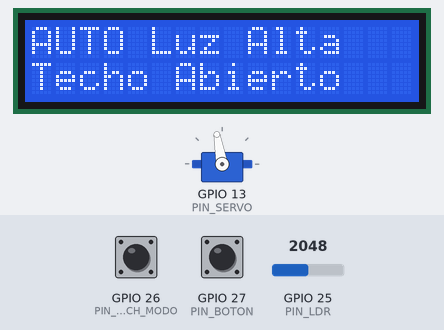
Bench run of a sketch on a simulated ESP32. Shown: 16×2 character LCD, servo. Inputs (shaded band) come from the test bench; at power-on: GPIO 25 (PIN_LDR) = 2048, GPIO 26 (PIN_SWITCH_MODO) HIGH, GPIO 27 (PIN_BOTON) HIGH (analog values on the 0–4095 scale). What the sketch prints to the serial monitor is not drawn.

Above: at 2.7 s.
2.8 s: GPIO 25 (PIN_LDR) set to 2165
5.5 s: GPIO 25 (PIN_LDR) set to 2230
At 6.9 s:
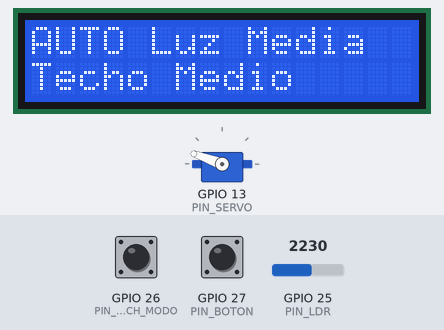
9.5 s: GPIO 26 (PIN_SWITCH_MODO) pulled LOW for 1 s
At 10.5 s:
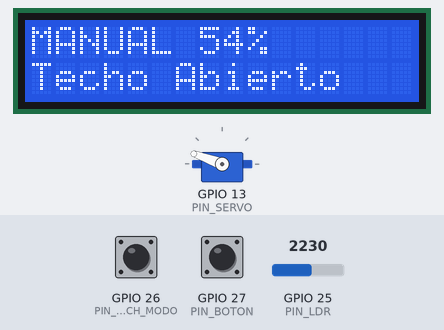
12.1 s: GPIO 25 (PIN_LDR) set to 3632
15.3 s: GPIO 25 (PIN_LDR) set to 3759
At 17.0 s:
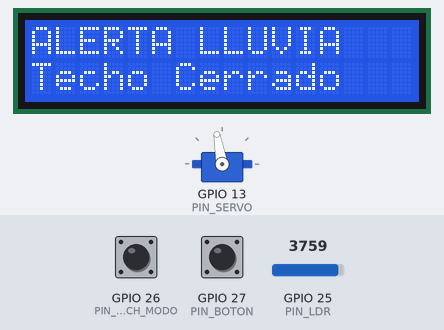
19.5 s: GPIO 26 (PIN_SWITCH_MODO) pulled LOW for 0.15 s
At 20.0 s:
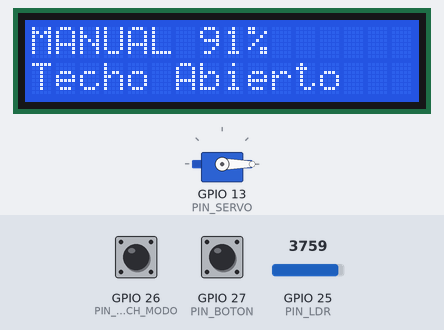
Timing chart, 0 to 22.5 s (numbered marks = the images above; inputs shaded):
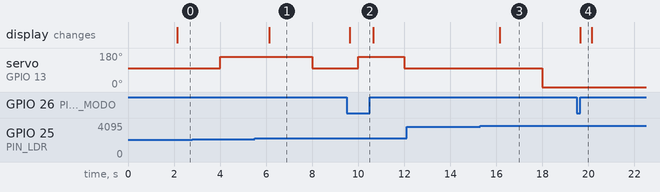

The sketch:

Invernadero_iot.ino
```cpp
#include <Wire.h>
#include <LiquidCrystal_I2C.h>
#include <ESP32Servo.h>

// =========================
// Pines
// =========================
#define PIN_LDR 25
#define PIN_SERVO 13
#define PIN_BOTON 27
#define PIN_SWITCH_MODO 26

// =========================
// LCD
// =========================
LiquidCrystal_I2C lcd(0x27, 16, 2);

// =========================
// Servo
// =========================
Servo servoTecho;

// =========================
// Estados
// =========================
enum EstadoLuz {
  LUZ_ALTA,
  LUZ_MEDIA,
  LUZ_BAJA_ALERTA
};

EstadoLuz estadoLuz = LUZ_MEDIA;

// =========================
// Posiciones servo
// =========================
const int TECHO_ABIERTO = 160;
const int TECHO_MEDIO = 100;
const int TECHO_CERRADO = 0;

// =========================
// Umbrales LDR
// =========================
const int UMBRAL_LUZ_ALTA = 2200;
const int UMBRAL_LUZ_MEDIA = 3700;
const int CAIDA_RAPIDA = 380;

// =========================
// Variables
// =========================
int lecturaLDR = 0;
int lecturaAnterior = 0;

bool techoManualAbierto = true;
bool ultimoEstadoBoton = HIGH;

// =========================
// Temporizadores
// =========================
unsigned long tiempoLectura = 0;
unsigned long tiempoLCD = 0;
unsigned long tiempoBoton = 0;
unsigned long tiempoInicio = 0;

// =========================
// Intervalos
// =========================
const unsigned long intervaloLectura = 2000;
const unsigned long intervaloLCD = 500;
const unsigned long debounceBoton = 200;
const unsigned long tiempoSplash = 2000;

// =========================
// Control splash
// =========================
bool splashMostrado = true;

// =========================
// SETUP
// =========================
void setup() {

  Serial.begin(115200);

  analogReadResolution(12);


  pinMode(PIN_BOTON, INPUT_PULLUP);
  pinMode(PIN_SWITCH_MODO, INPUT_PULLUP);

  // I2C ESP32
  Wire.begin(21, 22);

  // LCD
  lcd.init();
  lcd.backlight();

  // Servo
  servoTecho.setPeriodHertz(50);
  servoTecho.attach(PIN_SERVO, 500, 2400);

  servoTecho.write(TECHO_MEDIO);

  // Lectura inicial
  lecturaAnterior = analogRead(PIN_LDR);

  // Pantalla inicio
  lcd.setCursor(0,0);
  lcd.print("Invernadero");

  lcd.setCursor(0,1);
  lcd.print("Inicializando");

  tiempoInicio = millis();
}

// =========================
// LOOP
// =========================
void loop() {

  unsigned long tiempoActual = millis();

  // =========================
  // Pantalla splash
  // =========================
  if (splashMostrado &&
      (tiempoActual - tiempoInicio >= tiempoSplash)) {

    lcd.clear();
    splashMostrado = false;
  }

  // =========================
  // Leer switch modo
  // =========================
  bool modoManual =
      digitalRead(PIN_SWITCH_MODO) == LOW;

  // =========================
  // Lectura sensor
  // =========================
  if (tiempoActual - tiempoLectura >= intervaloLectura) {

    tiempoLectura = tiempoActual;

    lecturaLDR = analogRead(PIN_LDR);

    Serial.print("LDR: ");
    Serial.println(lecturaLDR);

    if (modoManual) {

      controlarModoManual(tiempoActual);
    }
    else {

      maquinaEstadosAutomatica();
    }

    lecturaAnterior = lecturaLDR;
  }

  // =========================
  // Actualizar LCD
  // =========================
  if (!splashMostrado &&
      (tiempoActual - tiempoLCD >= intervaloLCD)) {

    tiempoLCD = tiempoActual;

    actualizarLCD(modoManual);
  }
}

// =========================
// CONTROL MANUAL
// =========================
void controlarModoManual(unsigned long tiempoActual) {

  bool estadoBoton = digitalRead(PIN_BOTON);

  // Detectar pulsación
  if (estadoBoton == LOW &&
      ultimoEstadoBoton == HIGH) {

    if (tiempoActual - tiempoBoton >= debounceBoton) {

      tiempoBoton = tiempoActual;

      techoManualAbierto =
          !techoManualAbierto;
    }
  }

  ultimoEstadoBoton = estadoBoton;

  // Movimiento servo
  if (techoManualAbierto) {

    servoTecho.write(TECHO_ABIERTO);
  }
  else {

    servoTecho.write(TECHO_CERRADO);
  }
}

// =========================
// MAQUINA DE ESTADOS
// =========================
void maquinaEstadosAutomatica() {

  switch (estadoLuz) {

    // =====================
    // DIA
    // =====================
    case LUZ_ALTA:

      servoTecho.write(TECHO_ABIERTO);

      // Luz media
      if (lecturaLDR >= UMBRAL_LUZ_ALTA &&
          lecturaLDR < UMBRAL_LUZ_MEDIA) {

        estadoLuz = LUZ_MEDIA;
      }

      // Noche
      else if (lecturaLDR >= UMBRAL_LUZ_MEDIA) {

        estadoLuz = LUZ_BAJA_ALERTA;
      }

    break;

    // =====================
    // TARDE
    // =====================
    case LUZ_MEDIA:

      servoTecho.write(TECHO_MEDIO);

      // Día
      if (lecturaLDR < UMBRAL_LUZ_ALTA) {

        estadoLuz = LUZ_ALTA;
      }

      // Noche
      else if (lecturaLDR >= UMBRAL_LUZ_MEDIA) {

        estadoLuz = LUZ_BAJA_ALERTA;
      }

    break;

    // =====================
    // NOCHE
    // =====================
    case LUZ_BAJA_ALERTA:

      servoTecho.write(TECHO_CERRADO);

      // Día
      if (lecturaLDR < UMBRAL_LUZ_ALTA) {

        estadoLuz = LUZ_ALTA;
      }

      // Tarde
      else if (lecturaLDR < UMBRAL_LUZ_MEDIA) {

        estadoLuz = LUZ_MEDIA;
      }

    break;
  }
}
// =========================
// LCD
// =========================
void actualizarLCD(bool modoManual) {

  int porcentajeLuz =
      map(lecturaLDR, 0, 4095, 0, 100);

  // NO usar lcd.clear()
  // para evitar parpadeos

  lcd.setCursor(0,0);
  lcd.print("                ");

  lcd.setCursor(0,1);
  lcd.print("                ");

  // =====================
  // MODO MANUAL
  // =====================
  if (modoManual) {

    lcd.setCursor(0,0);
    lcd.print("MANUAL ");
    lcd.print(porcentajeLuz);
    lcd.print("%");

    lcd.setCursor(0,1);

    if (techoManualAbierto) {

      lcd.print("Techo Abierto");
    }
    else {

      lcd.print("Techo Cerrado");
    }

    return;
  }

  // =====================
  // MODO AUTOMATICO
  // =====================
  switch (estadoLuz) {

    case LUZ_ALTA:

      lcd.setCursor(0,0);
      lcd.print("AUTO Luz Alta");

      lcd.setCursor(0,1);
      lcd.print("Techo Abierto");

    break;

    case LUZ_MEDIA:

      lcd.setCursor(0,0);
      lcd.print("AUTO Luz Media");

      lcd.setCursor(0,1);
      lcd.print("Techo Medio");

    break;

    case LUZ_BAJA_ALERTA:

      lcd.setCursor(0,0);
      lcd.print("ALERTA LLUVIA");

      lcd.setCursor(0,1);
      lcd.print("Techo Cerrado");

    break;
  }
}
```

Measured:
- the behaviour switches between 2199 and 2200 on GPIO 25 (PIN_LDR) (found by bisection; images 0 and 1)
- the behaviour switches between 3699 and 3700 on GPIO 25 (PIN_LDR) (found by bisection; images 2 and 3)
- after the input at 5.5 s, servo on GPIO 13 (PIN_SERVO): 160° → 100° after 2.5 s; the display: changes after 0.64 s (image 1)
- after the input at 9.5 s, servo on GPIO 13 (PIN_SERVO): 100° → 160° after 0.50 s, → 100° 2.0 s later; the display: changes after 0.14 s (image 2)
- after the input at 12.1 s, every drawn part: stays the same
- after the input at 15.3 s, servo on GPIO 13 (PIN_SERVO): 100° → 0° after 2.7 s; the display: changes after 0.84 s (image 3)
- after the input at 19.5 s, the display: changes after 0.14 s (image 4)
